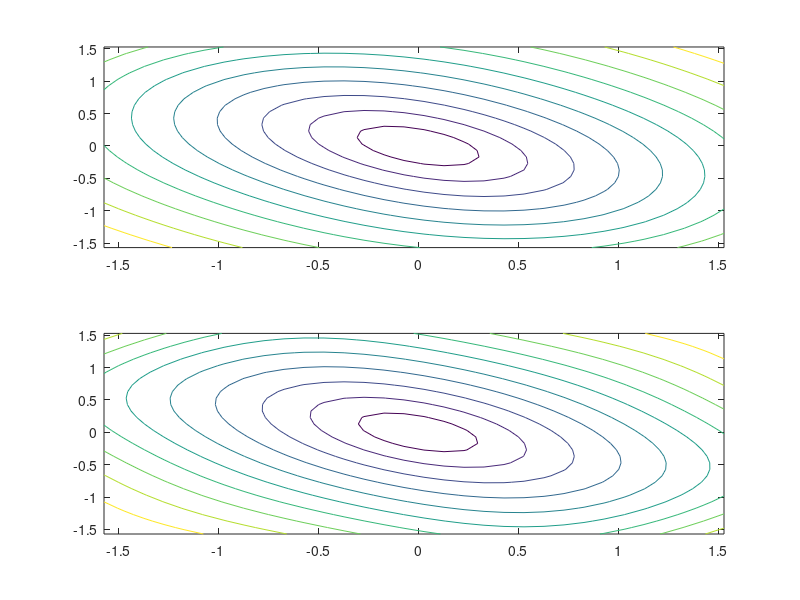

Here is the MATLAB script that generated this plot:
%ZAD4_10

[x,y] = meshgrid(-pi/2:0.1:pi/2, -pi/2:0.1:pi/2); 
figure, subplot(2,1,1), contour(x,y,sqrt(x.^2+sin(x).*sin(y)+y.^2))
subplot(2,1,2), contour(x,y,sqrt(x.^2+sin(x.*y)+y.^2))